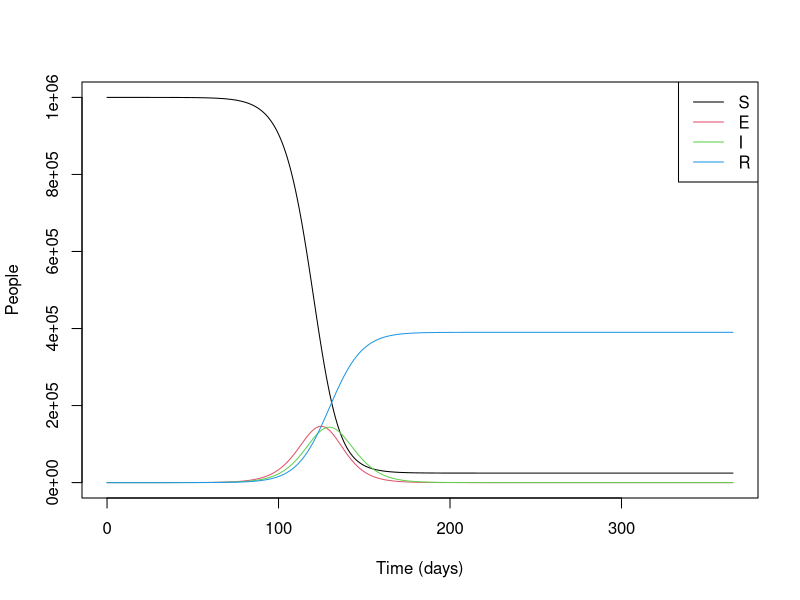
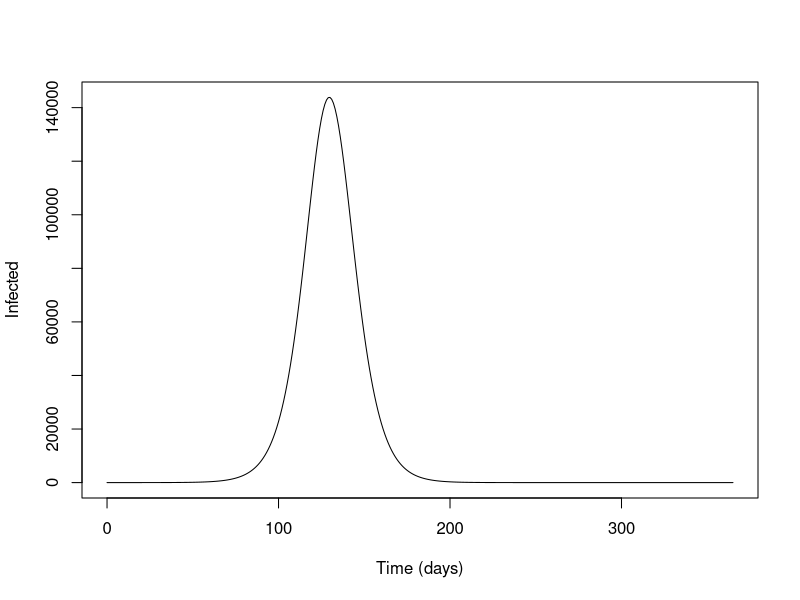
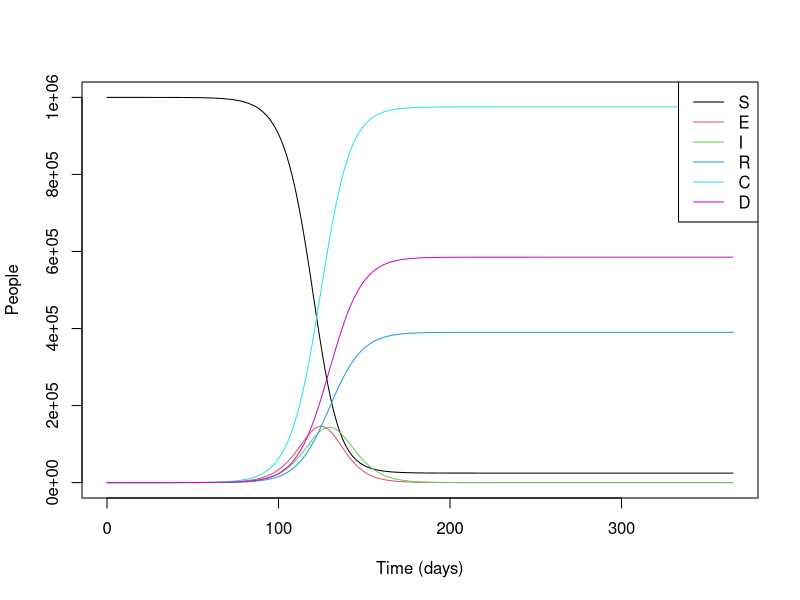
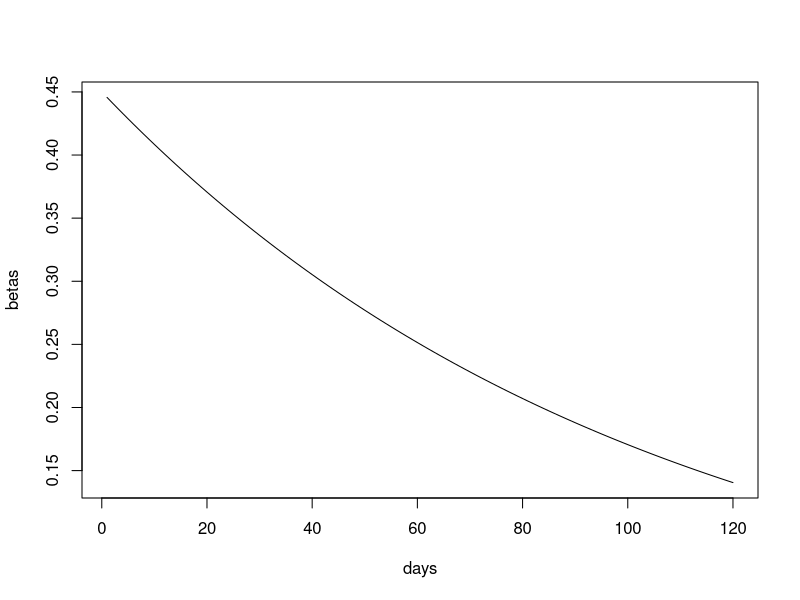
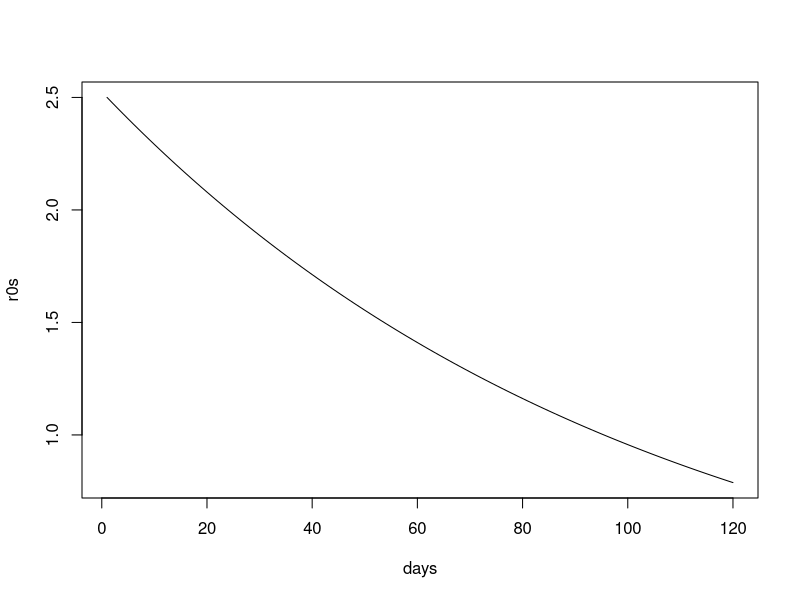
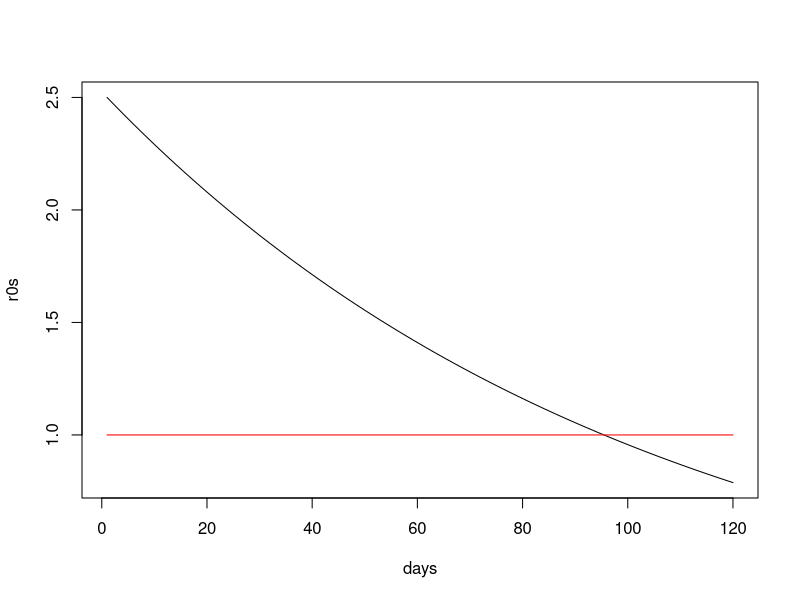

Generate these figures, in order, with R:
## ---- chunk 1
options(htmltools.dir.version = FALSE, digits = 4)
## ---- chunk 2
library(deSolve)

dt <- seq(0, 365, 1) 
inits <- c(S = 999999,E = 0, I = 1, R = 0) 
parms <- c(B = 0.45, g = 1/5.61, s = 1/5.3, f = 0.6)

SEIR_ex <- function(t, x, parms) {
    with(as.list(c(parms, x)), {
        
        N <- S + E + I + R
        dS <- - (B * S * I) / N 
        dE <- + (B * S * I) / N - (s * E) 
        dI <- (s * E) - (g * I) 
        dR <- (1 - f) * (g * I) 
        
        der <- c(dS, dE, dI, dR)
        
        return(list(der))
    }) 
}

data_out <- as.data.frame(ode(inits, dt, SEIR_ex, parms = parms))
## ---- chunk 3
matplot(data_out[, 1], data_out[, 2:5], type = 'l', 
        ylab = 'People', xlab = 'Time (days)',lty = 1)
legend(x = "topright", legend = c('S', 'E', 'I', 'R'), col = 1:4, lty = 1)
## ---- chunk 4
matplot(data_out[, 1], data_out[, 4], type = 'l', 
        ylab = 'Infected', xlab = 'Time (days)')
## ---- chunk 5
inits_alt1 <- c(S = 999999,E = 0, I = 1, R = 0, C = 0, D = 0) 

SEIR_alt1 <- function(t, x, parms) {
    with(as.list(c(parms, x)), {
        
        N <- S + E + I + R
        dS <- - (B * S * I) / N 
        dE <- + (B * S * I) / N - (s * E) 
        dI <- (s * E) - (g * I) 
        dR <- (1 - f) * (g * I) 
        
        dC <- s * E
        dD <- f * g * I
        
        der <- c(dS, dE, dI, dR, dC, dD)
        
        return(list(der))
    }) 
}

data_alt1 <- as.data.frame(ode(inits_alt1, dt, SEIR_alt1, parms = parms))
## ---- chunk 6
matplot(data_alt1[, 1], data_alt1[, 2:7], type = 'l', 
        ylab = 'People', xlab = 'Time (days)',lty = 1)
legend(x = "topright", legend = c('S', 'E', 'I', 'R', 'C', 'D'), 
       col = 1:6, lty = 1)
## ---- chunk 7
## Set constants
beta0 <- 0.45
k <- 0.0097
tau <- 0

## Plug into formula
days <- 1:120
betas <- beta0 * exp(-k * (days - tau))

## Plot it
plot(x = days, y = betas, type = "l")
## ---- chunk 8
r0s <- betas / (1/5.61)
plot(x = days, y = r0s, type = "l")
## ---- chunk 9
which(r0s <= 1)[1]
## ---- chunk 10
plot(x = days, y = r0s, type = "l")
lines(x = days, y = rep(1, length(days)), col = 'red')
## ---- chunk 11
SEIR_alt2 <- function(t, x, parms) {
    with(as.list(c(parms, x)), {
        
{{       B  <- B_init * exp(-k * t)}}
        N  <- S + E + I + R
        dS <- -(B * S * I) / N 
        dE <- +(B * S * I) / N - (s * E) 
        dI <- (s * E) - (g * I) 
        dR <- (1 - f) * (g * I) 
        
        dC <- s * E
        dD <- f * g * I
        
        der <- c(dS, dE, dI, dR, dC, dD)
        
        return(list(der))
    }) 
}
